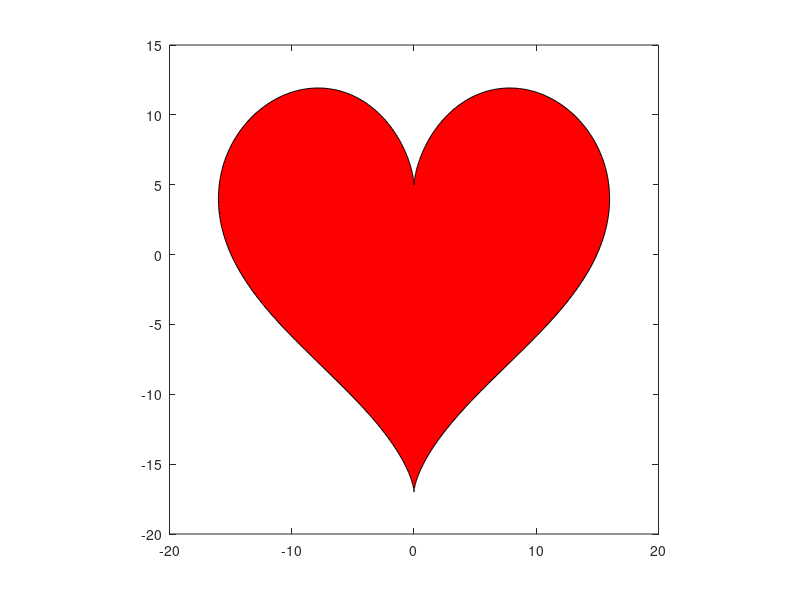

MATLAB code to generate this figure:
t = 0 : 0.01 : 2 * pi;
x = 16 * (sin(t)).^3;
y = 13 * cos(t) - 5 * cos(2 * t) - 2 * cos(3 * t) - cos(4 * t);
fill(x, y, 'red');
axis square;
